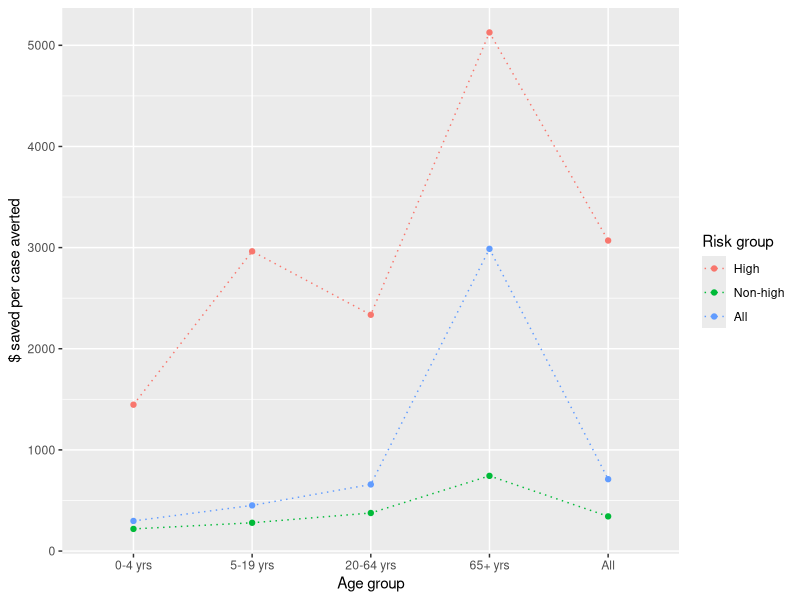
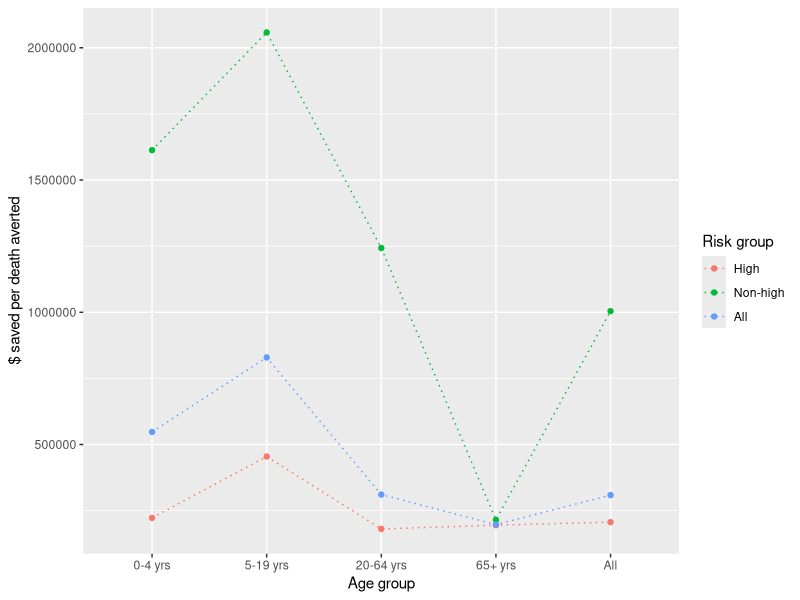
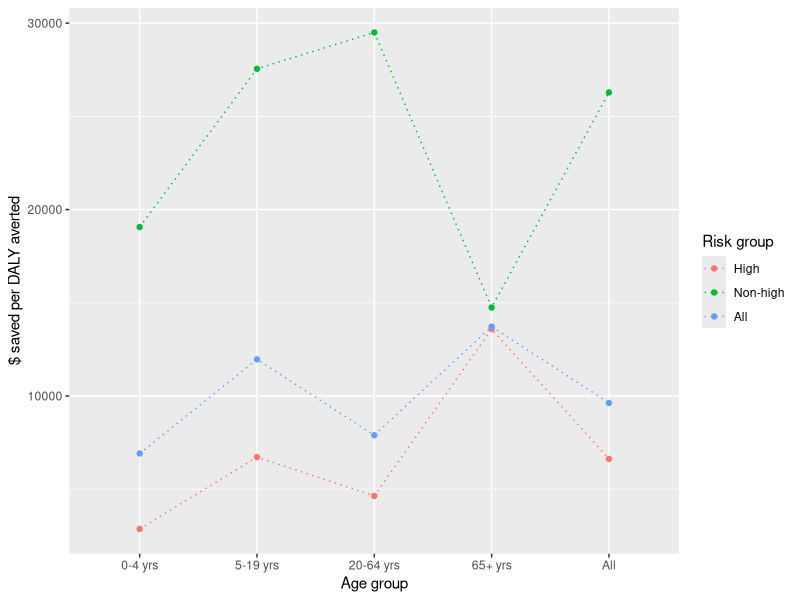
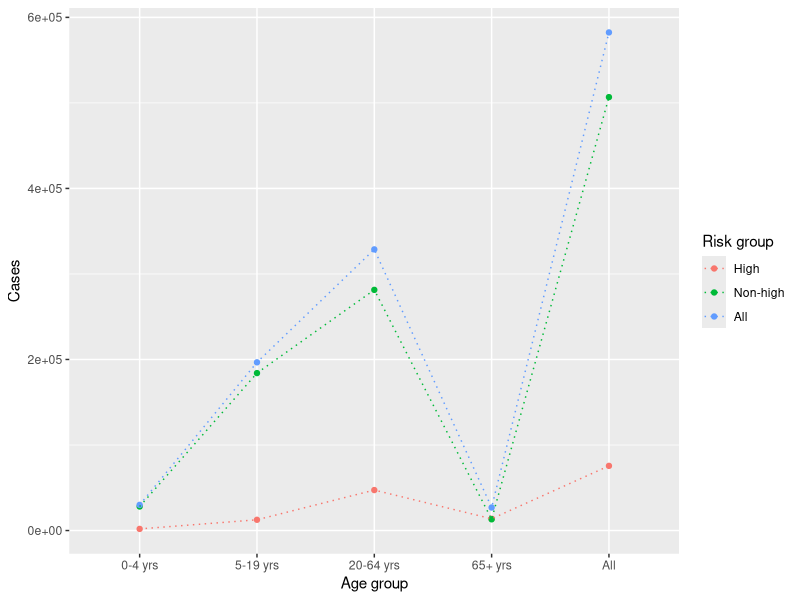
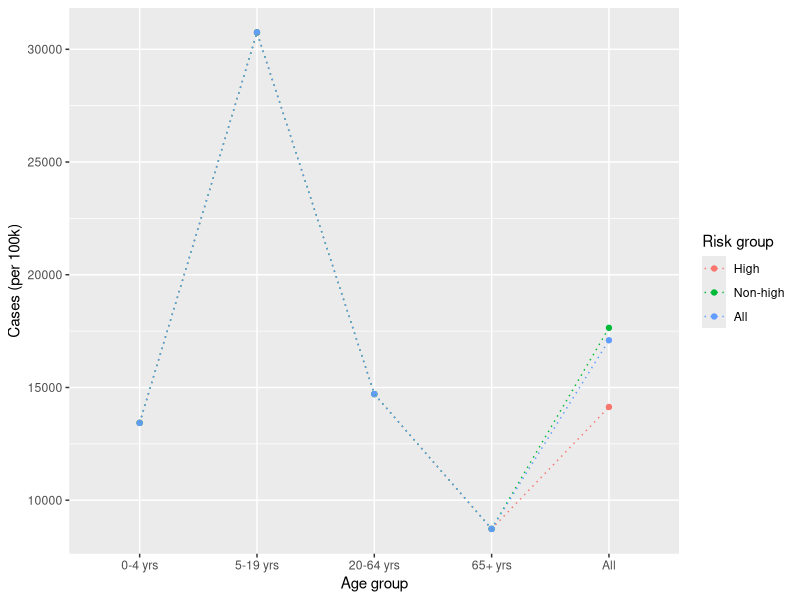
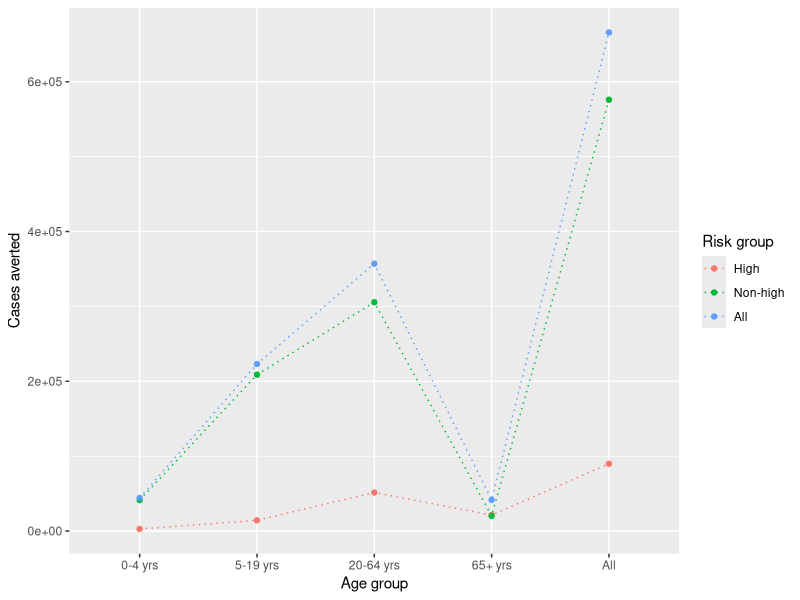
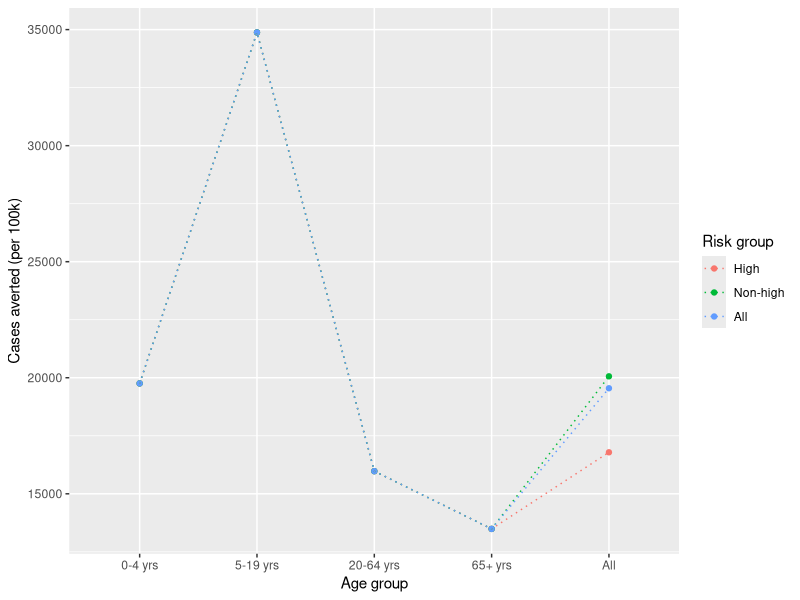
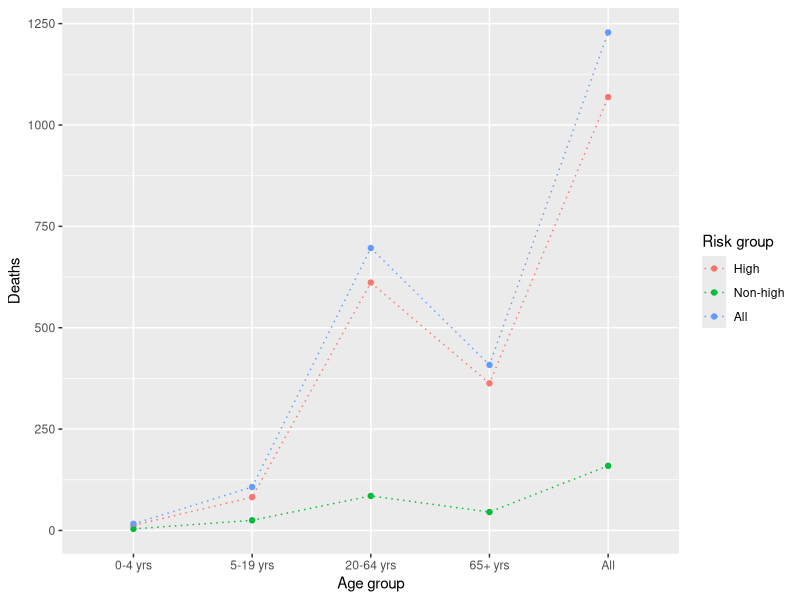

Recreate these plots in R, in order.
## ---- chunk 1
knitr::opts_chunk$set(
	echo = FALSE,
	warning = TRUE,
	cache = TRUE,
	tidy = TRUE
)
## ---- chunk 2
rm(list = ls(all.names = TRUE))

library(ggplot2)
library(tidyr)
library(dplyr)
library(knitr)
library(rmarkdown)
library(formatR)
## ---- chunk 3
data <- read.csv("df/icer-all.csv", as.is = TRUE)

# subset comparator = base
df <- data[(data$scenario=="vaxbase"),]

df$cost.diff.per100k <- as.numeric(df$cost.diff.per100k)
df$cases.averted <- as.numeric(df$cases.averted)
df$cases.averted.per100k <- as.numeric(df$cases.averted.per100k)
df$icer.case.averted <- as.numeric(df$icer.case.averted)
df$deaths.averted <- as.numeric(df$deaths.averted)
df$deaths.averted.per100k <- as.numeric(df$ deaths.averted.per100k)
df$icer.death.averted <- as.numeric(df$icer.death.averted)
df$dalys <- as.numeric(df$dalys)
df$dalys.per100k <- as.numeric(df$dalys.per100k)
df$dalys.averted <- as.numeric(df$dalys.averted)
df$dalys.averted.per100k <- as.numeric(df$dalys.averted.per100k)
df$icer.daly.averted <- as.numeric(df$icer.daly.averted)
## ---- chunk 4
# subset efficacy
df <- df[!(df$scenario == 'vaxbase' & df$v.eff %in% c(50, 60)),]

# factors
df$age <- factor(df$age, levels = c("0-4 yrs", "5-19 yrs", "20-64 yrs", "65+ yrs", "All"))
df$risk <- factor(df$risk, levels = c("High", "Non-high", "All"))
df$scenario <- factor(df$scenario, levels = c("vaxbase", "vax70"))
df$v.eff <- factor(df$v.eff)
## ---- chunk 5
# subset scenario
df_base <- df[(df$scenario == 'vaxbase'),]

# age groups
age_df_base <- df_base[(df_base$risk == "All"),]

# risk groups
risk_df_base <- df_base[!(df_base$age == 'All'),]
## ---- chunk 6
ggplot(df_base[(df_base$v.eff == "40"),], aes(x = age, y = icer.case.averted, group = risk, color = risk)) +
  geom_point() + geom_line(linetype = "dotted") + labs(x = "Age group", color = "Risk group") + 
  ylab("$ saved per case averted") #+ ggtitle("Prevalent Vaccination (40% efficacy): ICER per case averted")
## ---- chunk 7
ggplot(df_base[(df_base$v.eff == "40"),], aes(x = age, y = icer.death.averted, group = risk, color = risk)) +
  geom_point() + geom_line(linetype = "dotted") + labs(x = "Age group", color = "Risk group") + 
  ylab("$ saved per death averted") #+ ggtitle("Prevalent Vaccination (40% efficacy): ICER per death averted")
## ---- chunk 8
ggplot(df_base[(df_base$v.eff == "40"),], aes(x = age, y = icer.daly.averted, group = risk, color = risk)) +
  geom_point() + geom_line(linetype = "dotted") + labs(x = "Age group", color = "Risk group") + 
  ylab("$ saved per DALY averted") #+ ggtitle("Prevalent Vaccination (40% efficacy): ICER per DALY averted")
## ---- chunk 9
g4 <- ggplot(df_base[(df_base$v.eff == "40"),], aes(x = age, group = risk, color = risk)) +
  geom_point() + geom_line(linetype = "dotted") + labs(x = "Age group", color = "Risk group")

g4 + aes(y = cases) + labs(y = "Cases")
g4 + aes(y = cases.per100k) + labs(y = "Cases (per 100k)")
g4 + aes(y = cases.averted) + labs(y = "Cases averted")
g4 + aes(y = cases.averted.per100k) + labs(y = "Cases averted (per 100k)")
## ---- chunk 10
g4 + aes(y = deaths) + labs(y = "Deaths")
g4 + aes(y = deaths.per100k) + labs(y = "Deaths (per 100k)")
g4 + aes(y = deaths.averted) + labs(y = "Deaths averted")
g4 + aes(y = deaths.averted.per100k) + labs(y = "Deaths averted (per 100k)")
## ---- chunk 11
g4 + aes(y = dalys) + labs(y = "DALYs")
g4 + aes(y = dalys.per100k) + labs(y = "DALYs (per 100k)")
g4 + aes(y = dalys.averted) + labs(y = "DALYs averted")
g4 + aes(y = dalys.averted.per100k) + labs(y = "DALYs averted (per 100k)")
## ---- chunk 12
g5 <- ggplot(df_base, aes(x = dalys.averted.per100k, y = cost.diff.per100k)) +
  labs(x = "DALYs averted (per 100k)", y = "Cost (per 100k)")

g5 + aes(color = risk, group = risk) + geom_point() + facet_grid(v.eff ~ age)

g5 + aes(color = age, group = age) + geom_point() + facet_grid(v.eff ~ risk)
## ---- chunk 13
t <- labs(y = "$ saved per case averted")

ggplot(age_df_base, aes(x = age, y = icer.case.averted, color = v.eff, group = v.eff)) +
  geom_point() + geom_line(linetype = "dotted") + labs(x = "Age group", color = "Vaccine \nefficacy") + t

ggplot(df_base[(df_base$age=="All"),], aes(x = v.eff, y = icer.case.averted, group = risk, color = risk)) +
  geom_point() + geom_line(linetype = "dotted") + labs(x = "Vaccine efficacy (%)", color = "Risk") + t

ggplot(df_base, aes(x = age, y = icer.case.averted, group = risk, color = risk)) +
  geom_point() + geom_line(linetype = "dotted") + labs(x = "Age group", color = "Risk group") + t +
  facet_grid(~ v.eff)
## ---- chunk 14
t <- labs(y = "$ saved per death averted")

ggplot(age_df_base, aes(x = age, y = icer.death.averted, color = v.eff, group = v.eff)) +
  geom_point() + geom_line(linetype = "dotted") + labs(x = "Age group", color = "Vaccine \nefficacy") + t

ggplot(df_base[(df_base$age=="All"),], aes(x = v.eff, y = icer.death.averted, group = risk, color = risk)) +
  geom_point() + geom_line(linetype = "dotted") + labs(x = "Vaccine efficacy (%)", color = "Risk") + t

ggplot(df_base, aes(x = age, y = icer.death.averted, group = risk, color = risk)) +
  geom_point() + geom_line(linetype = "dotted") + labs(x = "Age group", color = "Risk group") + t +
  facet_grid(~ v.eff)
## ---- chunk 15
t <- labs(y = "$ saved per DALY averted", title = "Prevalent Vaccination: ICER per DALY averted")

ggplot(age_df_base, aes(x = age, y = icer.daly.averted, color = v.eff, group = v.eff)) +
  geom_point() + geom_line(linetype = "dotted") + labs(x = "Age group", color = "Vaccine \nefficacy") + t

ggplot(df_base[(df_base$age=="All"),], aes(x = v.eff, y = icer.daly.averted, group = risk, color = risk)) +
  geom_point() + geom_line(linetype = "dotted") + labs(x = "Vaccine efficacy (%)", color = "Risk") + t

ggplot(df_base, aes(x = age, y = icer.daly.averted, group = risk, color = risk)) +
  geom_point() + geom_line(linetype = "dotted") + labs(x = "Age group", color = "Risk group") + t +
  facet_grid(~ v.eff)
## ---- chunk 16
# age
g1 <- ggplot(age_df_base, aes(x = age, group = v.eff, color = v.eff)) +
  geom_point() + geom_line(linetype = "dotted") + labs(x = "Age group", color = "Vaccine \nefficacy")
# risk
g2 <- ggplot(df_base[(df_base$age=="All"),], aes(x = v.eff, group = risk, color = risk)) +
  geom_point() + geom_line(linetype = "dotted") + labs(x = "Vaccine efficacy", color = "Risk group")

g3 <- ggplot(risk_df_base, aes(x = age, group = risk, color = risk)) +
  geom_point() + geom_line(linetype = "dotted") + labs(x = "Age group", color = "Risk group") +
  facet_grid(~ v.eff)
## ---- chunk 17
# age groups
g1 + aes(y = cases) + labs(y = "Cases", title = "Prevalent Vaccination: Cases")
g1 + aes(y = cases.per100k) + labs(y = "Cases per 100k", title = "Prevalent Vaccination: Cases per 100k")
g1 + aes(y = cases.averted) + labs(y = "Cases averted", title = "Prevalent Vaccination: Cases averted")
g1 + aes(y = cases.averted.per100k) + labs(y = "Cases averted per 100k", title = "Prevalent Vaccination: Cases averted per 100k")

# risk groups
g2 + aes(y = cases) + labs(y = "Cases", title = "Prevalent Vaccination: Cases")
g2 + aes(y = cases.per100k) + labs(y = "Cases per 100k", title = "Prevalent Vaccination: Cases per 100k")
g2 + aes(y = cases.averted) + labs(y = "Cases averted", title = "Prevalent Vaccination: Cases averted")
g2 + aes(y = cases.averted.per100k) + labs(y = "Cases averted per 100k", title = "Prevalent Vaccination: Cases averted per 100k")

g3 + aes(y = cases) + labs(y = "Cases", title = "Prevalent Vaccination: Cases")
g3 + aes(y = cases.per100k) + labs(y = "Cases per 100k", title = "Prevalent Vaccination: Cases per 100k")
g3 + aes(y = cases.averted) + labs(y = "Cases averted", title = "Prevalent Vaccination: Cases averted")
g3 + aes(y = cases.averted.per100k) + labs(y = "Cases averted per 100k", title = "Prevalent Vaccination: Cases averted per 100k")
## ---- chunk 18
# age groups
g1 + aes(y = deaths) + labs(y = "Deaths", title = "Prevalent Vaccination: Deaths")
g1 + aes(y = deaths.per100k) + labs(y = "Deaths per 100k", title = "Prevalent Vaccination: Deaths per 100k")
g1 + aes(y = deaths.averted) + labs(y = "Deaths averted", title = "Prevalent Vaccination: Deaths averted")
g1 + aes(y = deaths.averted.per100k) + labs(y = "Deaths averted per 100k", title = "Prevalent Vaccination: Deaths averted per 100k")

# risk groups
g2 + aes(y = deaths) + labs(y = "Deaths", title = "Prevalent Vaccination: Deaths")
g2 + aes(y = deaths.per100k) + labs(y = "Deaths per 100k", title = "Prevalent Vaccination: Deaths per 100k")
g2 + aes(y = deaths.averted) + labs(y = "Deaths averted", title = "Prevalent Vaccination: Deaths averted")
g2 + aes(y = deaths.averted.per100k) + labs(y = "Deaths averted per 100k", title = "Prevalent Vaccination: Deaths averted per 100k")

g3 + aes(y = deaths) + labs(y = "Deaths", title = "Prevalent Vaccination: Deaths")
g3 + aes(y = deaths.per100k) + labs(y = "Deaths per 100k", title = "Prevalent Vaccination: Deaths per 100k")
g3 + aes(y = deaths.averted) + labs(y = "Deaths averted", title = "Prevalent Vaccination: Deaths averted")
g3 + aes(y = deaths.averted.per100k) + labs(y = "Deaths averted per 100k", title = "Prevalent Vaccination: Deaths averted per 100k")
## ---- chunk 19
# age groups
g1 + aes(y = dalys) + labs(y = "DALYs", title = "Prevalent Vaccination: DALYs")
g1 + aes(y = dalys.per100k) + labs(y = "DALYs per 100k", title = "Prevalent Vaccination: DALYs per 100k")
g1 + aes(y = dalys.averted) + labs(y = "DALYs averted", title = "Prevalent Vaccination: DALYs averted")
g1 + aes(y = dalys.averted.per100k) + labs(y = "DALYs averted per 100k", title = "Prevalent Vaccination: DALYs averted per 100k")
# risk groups
g2 + aes(y = dalys) + labs(y = "DALYs", title = "Prevalent Vaccination: DALYs")
g2 + aes(y = dalys.per100k) + labs(y = "DALYs per 100k", title = "Prevalent Vaccination: DALYs per 100k")
g2 + aes(y = dalys.averted) + labs(y = "DALYs averted", title = "Prevalent Vaccination: DALYs averted")
g2 + aes(y = dalys.averted.per100k) + labs(y = "DALYs averted per 100k", title = "Prevalent Vaccination: DALYs averted per 100k")

g3 + aes(y = dalys) + labs(y = "DALYs", title = "Prevalent Vaccination: DALYs")
g3 + aes(y = dalys.per100k) + labs(y = "DALYs per 100k", title = "Prevalent Vaccination: DALYs per 100k")
g3 + aes(y = dalys.averted) + labs(y = "DALYs averted", title = "Prevalent Vaccination: DALYs averted")
g3 + aes(y = dalys.averted.per100k) + labs(y = "DALYs averted per 100k", title = "Prevalent Vaccination: DALYs averted per 100k")
## ---- chunk 20
l <- labs(x = "DALYs averted per 100K", y = "Cost per 100K")

# All VE%
a <- ggplot(df_base, aes(x = dalys.averted.per100k, y = cost.diff.per100k)) + l +
  labs(title = "Cost-effectiveness plane: Prevalent Vaccination vs. No Vaccination")

a + aes(color = risk, group = risk) + labs(color = "Risk") + geom_point() + facet_grid(v.eff ~ age)
a + aes(color = age, group = age) + labs(color = "Age group") + geom_point() + facet_grid(v.eff ~ risk)
